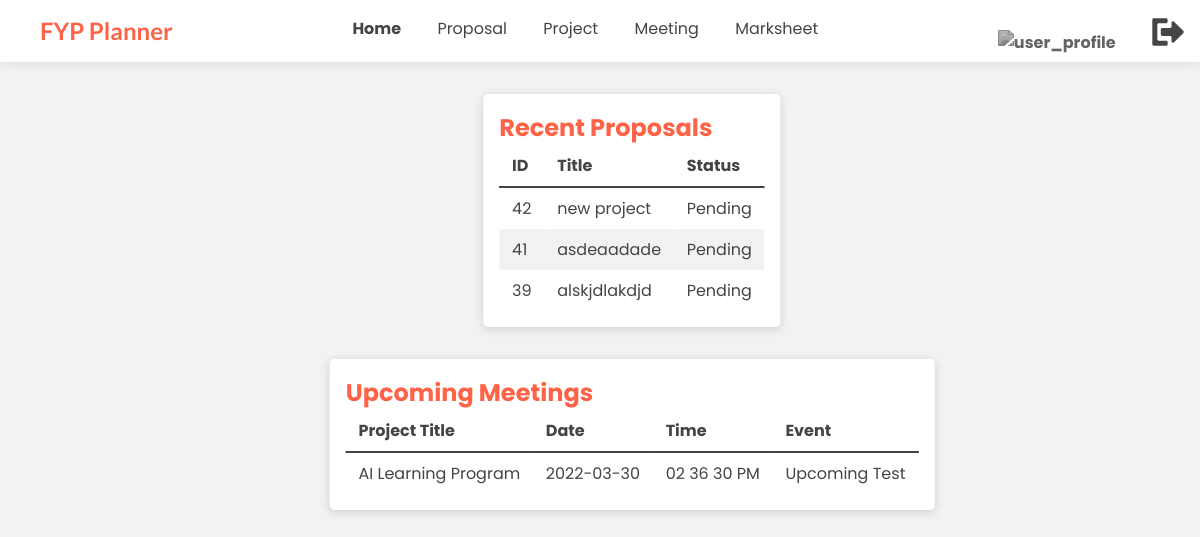
The page /src/supervisor/index.php (signed in) on the database its author committed.
### tables this page shows
CREATE TABLE `project` (
  `id` int(11) NOT NULL,
  `title` varchar(40) NOT NULL,
  `description` varchar(100) NOT NULL,
  `status` varchar(10) NOT NULL COMMENT 'Approved / Pending / Rejected / Achieved',
  `supervisor` int(11) NOT NULL,
  `student` int(11) DEFAULT NULL
);

CREATE TABLE `project_meeting` (
  `id` int(11) NOT NULL,
  `project` int(11) NOT NULL,
  `date` date NOT NULL,
  `time` time NOT NULL,
  `description` varchar(50) NOT NULL
);

### src/supervisor/index.php (the view, shortened to what this page needs)
<?php
    require '../php/connect.php';
?>
<!DOCTYPE html>
<html lang="en">
<head>
    <link rel="stylesheet" href="../css/main.css" />
</head>
<body>
    <?php require '../include/supervisor-navbar.inc.php'; ?>
    <section>
        <div class="summary">
            <h2>Recent Proposals</h2>
            <table class="table-1">
                <thead>
                    <tr>
                        <th>ID</th>
                        <th>Title</th>
                        <th>Status</th>
                    </tr>
                </thead>
                <tbody>
                    <?php
                        $user_id = $_SESSION['id'];
                        $sql = $con->query("SELECT * FROM project WHERE supervisor = '$user_id' ORDER BY id DESC LIMIT 0, 3");
                        if($sql->num_rows > 0) {
                            while($result = $sql->fetch_assoc()) {
                                $id = $result['id'];
                                $title = $result['title'];
                                $status = $result['status'];
                                echo '
                                    <tr>
                                        <td>'.$id.'</td>
                                        <td>'.$title.'</td>
                                        <td>'.$status.'</td>
                                    </tr>
                                    ';
                            }
                        }else {
                            echo '<tr><td></td></tr>
                                <tr>
                                    <td>No Data Found. <a href="proposal.php" class="btn-2">Go To Proposal</a></td>
                                </tr>
                                ';
                        }
                    ?>
                </tbody>
            </table>
        </div>
    </section>
    <section>
        <div class="summary">
            <h2>Upcoming Meetings</h2>
            <table class="table-1">
                <table class="table-1">
                    <thead>
                        <tr>
                            <th>Project Title</th>
                            <th>Date</th>
                            <th>Time</th>
                            <th>Event</th>
                        </tr>
                    </thead>
                    <tbody>
                        <?php
                            $sql = $con->query("SELECT project.title, date, TIME_FORMAT(time, '%h %i %s %p') as time, project_meeting.description FROM project_meeting INNER JOIN project ON project_meeting.project = project.id WHERE project.supervisor = '$user_id' AND date >= DATE(NOW()) ORDER BY date, time ASC LIMIT 0, 3");
                            if($sql->num_rows > 0) {
                                while($result = $sql->fetch_assoc()) {
                                    $title = $result['title'];
                                    $date = $result['date'];
                                    $time = $result['time'];
                                    $descrip = $result['description'];
                                    echo '
                                        <tr>
                                            <td>'.$title.'</td>
                                            <td>'.$date.'</td>
                                            <td>'.$time.'</td>
                                            <td>'.$descrip.'</td>
                                        </tr>
                                        ';
                                }
                            }else {
                                echo '<tr><td></td></tr>
                                    <tr>
                                        <td>No Data Found. <a href="meeting.php" class="btn-2">Go To Meeting</a></td>
                                    </tr>
                                    ';
                            }
                        ?>
                    </tbody>
                </table>
            </table>
        </div>
    </section>
</body>
</html>

### src/include/supervisor-navbar.inc.php (shortened to what this page needs)
<div class="navbar">
        <div class="container">
            <a class="logo" href="index.php">FYP Planner</a>
                <nav class="desktop-nav">
                    <ul>
                        <li><a class="nav-btn" href="index.php">Home</a></li>
                        <li><a class="nav-btn" href="proposal.php">Proposal</a></li>
                        <li><a class="nav-btn" href="project.php">Project</a></li>
                        <li><a class="nav-btn" href="meeting.php">Meeting</a></li>
                        <li><a class="nav-btn" href="marksheet.php">Marksheet</a></li>
                    </ul>
                </nav>
                <div class="right-menu desktop-nav">
                    <nav>
                        <ul>
                            <li><a href="profile.php"><img src="../assets/profile.svg" alt="user_profile"></a></li>
                            <li><a href="../php/logout.php"><img src="../assets/logout.svg" alt="user_profile"></a></li>
                        </ul>
                    </nav>
                </div>
        </div>
    </div>

### src/css/main.css (style rules this page uses)
:root { --primary-color: #FF6347; --secondary-color: #444444; }
* { margin: 0; padding: 0; }
body { background-color: #F2F2F2; font-family: 'Poppins', sans-serif; color: var(--secondary-color); }
.navbar { padding: 1em; background: #FFFFFF; box-shadow: 0 2px 10px 0px rgba(65, 65, 65, 0.1); height: 1.85em; }
.navbar .container { display: flex; }
.navbar .logo { font-family: 'Lato'; margin-left: 1em; font-size: 1.5em; font-weight: bold; color: var(--primary-color); }
.navbar a { text-decoration: none; }
.navbar nav { margin: auto; }
.navbar ul li { list-style: none; display: inline-block; margin-left: 2em; }
.navbar ul li a { color: var(--secondary-color); }
.navbar ul li .nav-btn:after { display:block; margin-top: 1.2em; content: ''; border-bottom: solid 3px var(--secondary-color); transform: scaleX(0); transition: transform .25s ease-in-out; }
.navbar .right-menu img { filter: invert(23%) sepia(2%) saturate(10%) hue-rotate(6deg) brightness(100%) contrast(86%); width: 32px; height: 32px; }
.navbar .current { font-weight: bold; }
.summary { position: relative; left: 50%; transform: translateX(-50%); background: white; margin: 2em; box-shadow: 0 2px 10px 0px rgba(65, 65, 65, 0.2); border-radius: 5px; padding: 1em; width:max-content }
.summary h2 { font-size: 1.5em; color: var(--primary-color); }
.table-1 { border-collapse: collapse; width: 100%; }
.table-1 td, .table-1 th { padding: 0.5em 0.8em 0.5em 0.8em; }
.table-1 thead { border-bottom: 2px solid var(--secondary-color); font-weight: bold; }
.table-1 tr:nth-child(even) { background: #f2f2f2; }
.table-1 th { text-align: left; }
.table-1 tr { transition: .25s; }

### rows shown on the page
project: id "42", title "new project", status "Pending"
project: id "41", title "asdeaadade", status "Pending"
project: id "39", title "alskjdlakdjd", status "Pending"
project_meeting: project.title "AI Learning Program", date "2022-03-30", time "02 36 30 PM", description "Upcoming Test"
